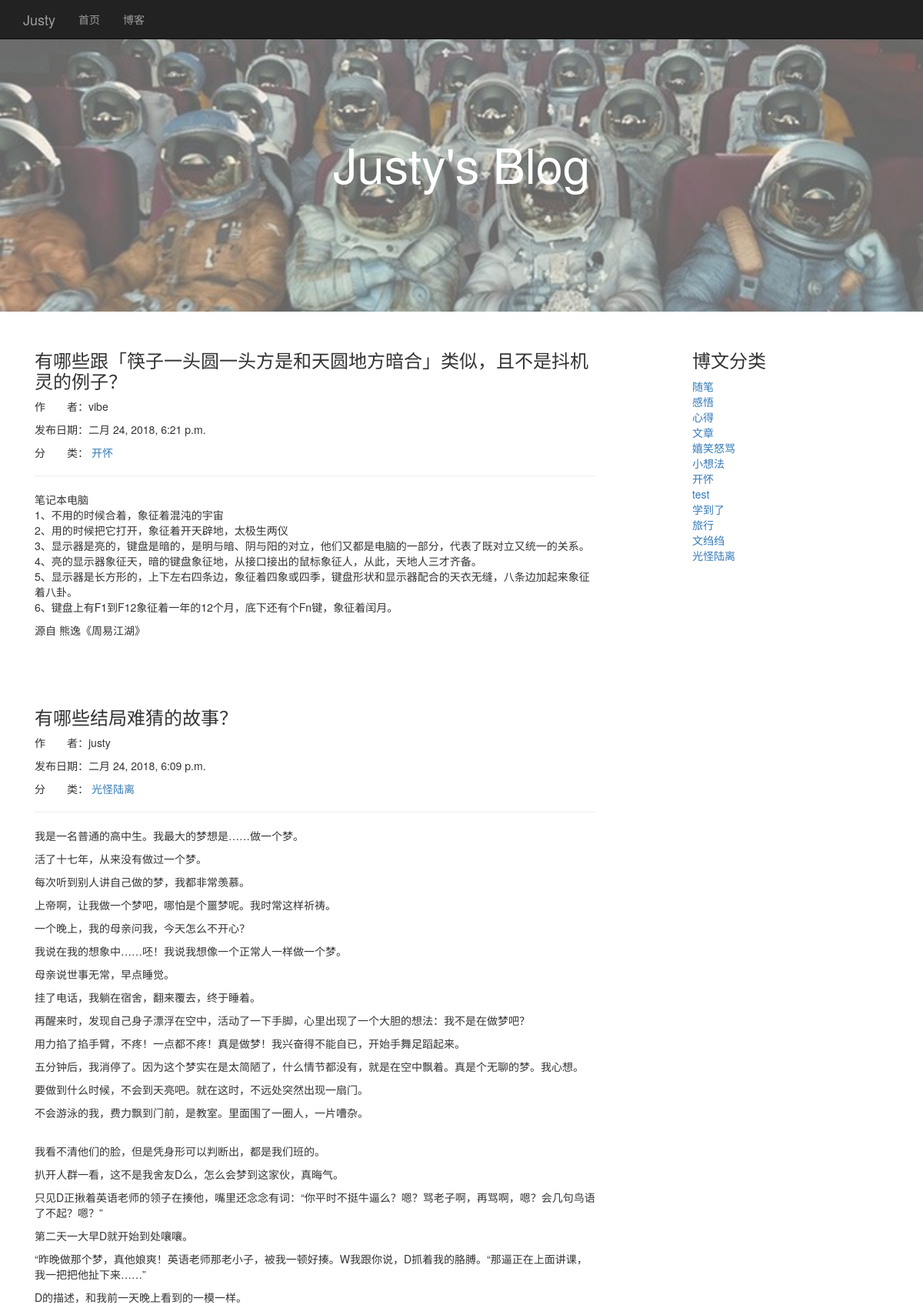
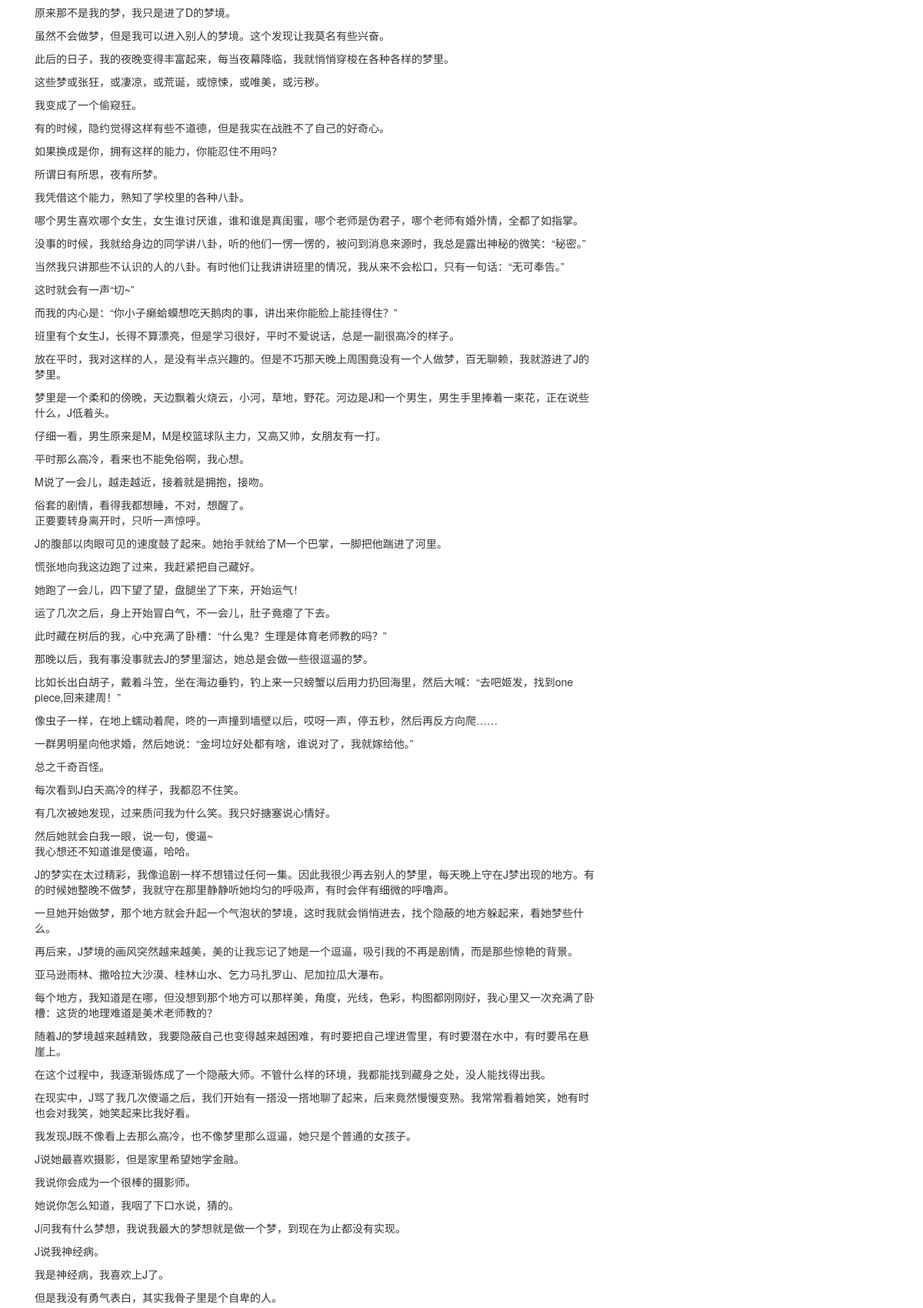
The page / (upper part) on the database its author committed (2 pictures, top to bottom).
### blog/models.py (models this page shows, shortened)
class Blog(models.Model):
    title = models.CharField(max_length = 100)
    blog_type = models.ForeignKey(Cate,on_delete = models.DO_NOTHING)
    content = RichTextUploadingField()
    author = models.ForeignKey(User,on_delete = models.DO_NOTHING)
    created_time = models.DateTimeField(auto_now_add = True)
    last_updated = models.DateTimeField(auto_now = True)
    is_delete = models.BooleanField(default = False)

class Cate(models.Model):
    type_name = models.CharField(max_length = 30)
    def __str__(self):
        return self.type_name

### mysite/views.py (the view)
# urls.py: 2. Add a URL to urlpatterns:  path('', views.home, name='home')
def home(request):
    context = {}
    context["home"] = models.Blog.objects.filter(is_delete = False).order_by('-created_time')[:2]
    context["blog_type"] = models.Cate.objects.all()
    return render_to_response('home.html',context)

### templates/home.html (shortened to what this page needs)
{% extends 'base.html' %}
{% block content %}
    <div class="jumbotron">
    <div class="container">
        <br>
        <br>
        <br>
        <h1 align="center" style="color: #ffffff">Justy's Blog</h1>
        <br>
        <br>
        <br>
        <br>
        <br>
    </div>
    </div>
    <div class="container home-text">
        <div class="col-sm-8 ">
            {% for blog in home %}
            <h3>{{ blog.title }}</h3>
            <p>作&#12288;&#12288;者：{{ blog.author }}</p>
            <p>发布日期：{{ blog.created_time }}</p>
            <p>分&#12288;&#12288;类：
                <a href="{% url 'blog_with_type' blog.blog_type.pk %}"> {{ blog.blog_type }}</a>
            </p>
            <hr>
            {{ blog.content|safe }}
            <br>
            <br>
            {% endfor %}
        </div>
        <div class="col-sm-3 col-sm-offset-1 hidden-xs">
            <h3>博文分类</h3>
            {% for type in blog_type %}
                <a href="{% url 'blog_with_type' type.pk %}">{{ type }}</a>
                <br>
            {% endfor %}
        </div>
    </div>
{%endblock%}

### templates/base.html (shortened to what this page needs)
{% load staticfiles %}
<!DOCTYPE html>
<html lang="zh-CN">
<head>
    <link rel="stylesheet" href="{% static 'base.css' %}">
    <link rel="stylesheet" type="text/css" href="{% static 'bootstrap-3.3.7/css/bootstrap.min.css' %}">
</head>
<body>
    <nav class="navbar navbar-inverse navbar-fixed-top navbar-static-top" role="navigation">
        <div class="container">
            <div class="navbar-header">
                <a class = "navbar-brand" href="/">Justy</a>
            </div>
            <div id="navbar" class="collapse navbar-collapse">
                <ul class="nav navbar-nav">
                    <li><a href="/">首页</a></li>
                    <li><a href="{% url 'blog_list' %}">博客</a></li>
                </ul>
            </div>
        </div>
    </nav>
    {% block content %}{% endblock %}
</body>
</html>

### static/base.css (style rules this page uses)
body { padding-top: 50px; }
div.jumbotron { background-image: url(/static/images/aaa.jpg); background-repeat: no-repeat; background-size: cover; opacity:0.6; }

### rows shown on the page
Blog: title "有哪些跟「筷子一头圆一头方是和天圆地方暗合」类似，且不是抖机灵的例子？", author "vibe", created_time "二月 24, 2018, 6:21 p.m.", blog_type "开怀", content "笔记本电脑 1、不用的时候合着，象征着混沌的宇宙 2、用的时候把它打开，象征着开天辟地，太极生两仪 3、显示器是亮的，键盘是暗的，是明与暗、阴与阳的对立，他们又都是电脑的一部分，代表了既对立又统一的关系。 4、亮的显示器象征天，暗的键盘象征地，从接口接出的鼠标象征人，从此，天地人三才齐备。 5、显示器是长方形的，上下左右四条边，象征着四象或四季，键盘形状和显示器配合的天衣无缝，八条边加起来象征着八卦。 6、键盘上有F1到F12象征着一年的12个月，底下还有个Fn键，象征着闰月。 源自 熊逸《周易江湖》"
Blog: title "有哪些结局难猜的故事？", author "justy", created_time "二月 24, 2018, 6:09 p.m.", blog_type "光怪陆离", content "我是一名普通的高中生。我最大的梦想是……做一个梦。 活了十七年，从来没有做过一个梦。 每次听到别人讲自己做的梦，我都非常羡慕。 上帝啊，让我做一个梦吧，哪怕是个噩梦呢。我时常这样祈祷。 一个晚上，我的母亲问我，今天怎么不开心？ 我说在我的想象中……呸！我说我想像一个正常人一样做一个梦。 母亲说世事无常，早点睡觉。 挂了电话，我躺在宿舍，翻来覆去，终于睡着。 再醒来时，发现自己身子漂浮在空中，活动了一下手脚，心里出现了一个大胆的想法：我不是在做梦吧？ 用力掐了掐手臂，不疼！一点都不疼！真是做梦！我兴奋得不能自已，开始手舞足蹈起来。 五分钟后，我消停了。因为这个梦实在是太简陋了，什么情节都没有，就是在空中飘着。真是个无聊的梦。我心想。 要做到什么时候，不会到天亮吧。就在这时，不远处突然出现一扇门。 不会游泳的我，费力飘到门前，是教室。里面围了一圈人，一片嘈杂。 我看不清他们的脸，但是凭身形可以判断出，都是我们班的。 扒开人群一看，这不是我舍友D么，怎么会梦到这家伙，真晦气。 只见D正揪着英语老师的领子在揍他，嘴里还念念有词：“你平时不挺牛逼么？嗯？骂老子啊，再骂啊，嗯？会几句鸟语了不起？嗯？” 第二天一大早D就开始到处嚷嚷。 “昨晚做那个梦，真他娘爽！英语老师那老小子，被我一顿好揍。W我跟你说，D抓着我的胳膊。“那逼正在上面讲课，我一把把他扯下来……” D的描述，和我前一天晚上看到的一模一样。 原来那不是我的梦，我只是进了D的梦境。 虽然不会做梦，但是我可以进入别人的梦境。这个发现让我莫名有些兴奋。 此后的日子，我的夜晚变得丰富起来，每当夜幕降临，我就悄悄穿梭在各种各样的梦里。…"
Cate: type_name "随笔"
Cate: type_name "感悟"
Cate: type_name "心得"
Cate: type_name "文章"
Cate: type_name "嬉笑怒骂"
Cate: type_name "小想法"
Cate: type_name "开怀"
Cate: type_name "test"
Cate: type_name "学到了"
Cate: type_name "旅行"
Cate: type_name "文绉绉"
Cate: type_name "光怪陆离"
